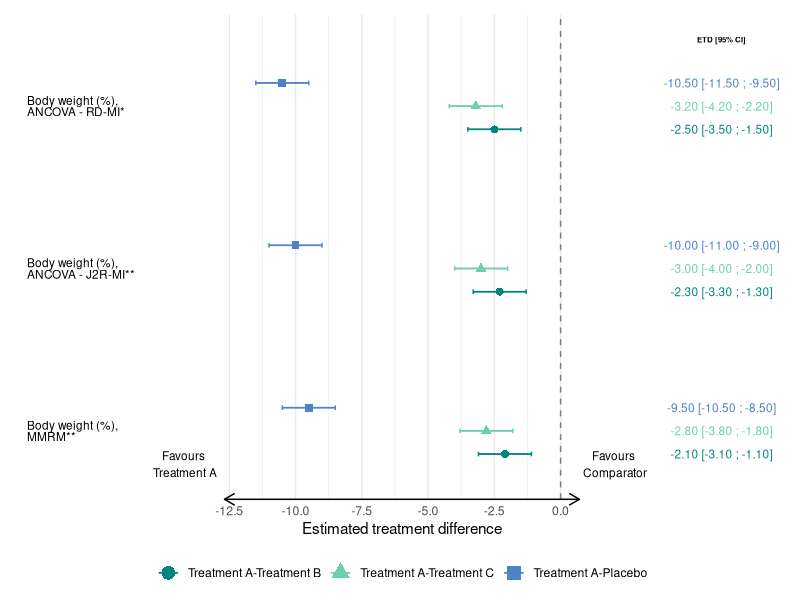

Write R code to recreate this figure.
# Load required libraries
library(ggplot2)
library(dplyr)
library(tibble)
library(patchwork)
library(stringr)

# Create sample datasets with updated treatment names
axcont <-  tibble(
  BLWEEK = rep(0, 9),
  LMWEEK = rep(68, 9),
  MGROUP = rep("Treatment A", 9),
  CGROUP = rep(c("Treatment B", "Treatment C", "Placebo"), each = 3),
  POPVAR = rep("FASFL", 9),
  ESTIMAND = rep("TREATMENT POLICY", 9),
  CHGTYPE = rep("PCHG", 9),
  TESTHYP = rep("SUPERIORITY", 9),
  PARAMCD = rep("WEIGHT", 9),
  MODEL = rep(c("ANCOVA - RD-MI*", "ANCOVA - J2R-MI**", "MMRM**"), 3),
  CONTR = c(-2.5, -2.3, -2.1, -3.2, -3.0, -2.8, -10.5, -10.0, -9.5),
  CONTRLL = c(-3.5, -3.3, -3.1, -4.2, -4.0, -3.8, -11.5, -11.0, -10.5),
  CONTRUL = c(-1.5, -1.3, -1.1, -2.2, -2.0, -1.8, -9.5, -9.0, -8.5)
)

mdparam <- tibble(
  PARAMCD = "WEIGHT",
  PARAM = "Body weight",
  AVALLB = "Body weight (%)",
  PCHGLB = "Body weight (%) change",
  STUDYID = "EXAMPLE",
  FAVCAGRI = "NEGATIVE"
)

# Update mdsymbol to match the new contrast_name levels
mdsymbol <- tibble(
  PLOTID = rep("TRTPF", 3),
  VALUE = c("Treatment A-Treatment B", 
            "Treatment A-Treatment C", 
            "Treatment A-Placebo"),
  color = c("#00857C", "#6ECEB2", "#4E84C4"),
  shape = c(16, 17, 15),
  size = c(2, 2, 2),
  linetype = c(1, 1, 1)
)

# Helper function to build parameter annotations
build_parameter_annotations <- function(mdparam) {
  param_data <- mdparam 
  
  all_negative <- all(param_data$FAVCAGRI == "NEGATIVE")
  all_positive <- all(param_data$FAVCAGRI == "POSITIVE")
  
  if (all_negative || all_positive) {
    return(NULL)
  } else {
    param_annotations <- list()
    
    for (param in param_data$AVALLB) {
      param_info <- param_data %>% filter(AVALLB == param)
      
      if (nrow(param_info) > 0) {
        if (param_info$FAVCAGRI == "NEGATIVE") {
          param_annotations[[param]] <- list(
            left = "Favours \nTreatment A",
            right = "Favours \nComparator"
          )
        } else if (param_info$FAVCAGRI == "POSITIVE") {
          param_annotations[[param]] <- list(
            left = "Favours \nComparator",
            right = "Favours \nTreatment A"
          )
        }
      }
    }
    
    return(param_annotations)
  }
}

# Main function to create forest plot
create_forest_plot <- function(
    outname, 
    in_data, 
    values = c("CONTR", "CONTRLL", "CONTRUL"), 
    infilter, 
    popfilter, 
    paramfilter, 
    in_mdparam = mdparam, 
    in_mdsymbol = mdsymbol, 
    is_ratio = FALSE, 
    include_model = FALSE,
    plot_widths = c(1, 0.5, 2.5, 0.5, 1),
    Fg.Width = NULL,
    Fg.Height = NULL,
    debug = FALSE 
) {
  # Set defaults
  if (is_ratio) {
    sp <- "/"
    x_label_end <-  "ratio"
    table_label <- "ETR [95% CI]"
    intercept <- 1
  } else {
    sp <- "-"
    x_label_end <- "difference"
    table_label <- "ETD [95% CI]"
    intercept <- 0
  }
  
  trt <- "Treatment A"
  
  # Handle metadata
  mdsymbol <- in_mdsymbol
  
  mdparam <- in_mdparam %>% 
    filter({{paramfilter}})
  
  # Filter and setup data
  processed_data <-  in_data %>%
    filter(
      BLWEEK == 0,
      LMWEEK == 68,
      MGROUP == trt,
      {{popfilter}},
      {{infilter}},
      {{paramfilter}}
    ) %>% 
    mutate(
      contrast_name = factor(paste0(MGROUP, sp, CGROUP),
                             levels = c(paste0(trt, sp, "Treatment B"),
                                        paste0(trt, sp, "Treatment C"),
                                        paste0(trt, sp, "Placebo")))
    ) %>%
    left_join(mdparam, by = "PARAMCD") %>%
    mutate(
      AVALLB = case_when(
        CHGTYPE == "PCHG" ~ gsub("\\(\\w+\\)","\\(\\%\\)", AVALLB),
        TRUE ~ AVALLB),
      alabel = case_when(
        include_model ~ paste0(AVALLB,", \n", MODEL),
        TRUE ~ AVALLB)
    ) %>% 
    select(alabel, contrast_name, all_of(values))
  
  # Order by placebo contrast
  param_order <-  processed_data %>%
    filter(grepl("placebo", contrast_name, ignore.case = TRUE)) %>%
    arrange(desc(!!sym(values[1]))) %>%
    pull(alabel)
  
  # Convert alabel to an ordered factor in processed_data
  processed_data <-  processed_data %>%
    mutate(alabel = factor(alabel, levels = param_order, ordered = TRUE))
  
  # Calculate y positions for parameters and groups
  data <-  processed_data %>%
    group_by(alabel) %>%
    mutate(param_y = as.numeric(alabel) * 4 - 2) %>%
    ungroup() %>%
    group_by(alabel, contrast_name) %>%
    mutate(group_y = cur_group_id() + param_y - 2)
  
  # Create a separate dataframe for parameter labels
  param_labels <-  data %>%
    group_by(alabel) %>%
    summarise(param_y = mean(group_y))
  
  # Determine x-axis limits
  x_min <-  pmin(min(data[[values[2]]]) * 1.05, min(data[[values[2]]]) * 0.95)
  x_max <- pmax(max(data[[values[3]]]) * 1.1, 0.1)
  
  # Determine y-axis limits with a small buffer
  y_min <- min(data$group_y) - 1
  y_max <- max(data$group_y) + 2 # Added 1 extra buffer for table label
  
  # Define debug theme
  debug_theme <- if(debug) {
    theme(plot.background = element_rect(colour = "red", fill = NA, size = 1))
  } else {
    theme()
  }
  
  # Create the forest plot
  p_forest <- ggplot(data, aes(y = group_y, color = contrast_name, shape = contrast_name)) +
    geom_vline(xintercept = intercept, linetype = "dashed", color = "gray50") +
    geom_pointrange(aes(x = !!sym(values[1]), xmin = !!sym(values[2]), xmax = !!sym(values[3])),
                    size = 1, fatten = 2) +
    geom_errorbar(aes(xmin = !!sym(values[2]), xmax = !!sym(values[3])), width = 0.2) +
    coord_cartesian(xlim = c(x_min, x_max), ylim = c(y_min, y_max)) +
    theme_minimal() +
    theme(axis.text.y = element_blank(),
          axis.line.x = element_line(arrow = grid::arrow(length = unit(0.3, "cm"),
                                                         ends = "both")),
          axis.title.y = element_blank(),
          panel.grid.major.y = element_blank(),
          panel.grid.minor.y = element_blank(),
          legend.position = "bottom",
          legend.title = element_blank(),
          plot.margin = margin(t = 0, r = 0, b = 0, l = 0, unit = "pt")) +
    labs(x = paste("Estimated treatment", x_label_end)) +
    scale_color_manual(values = setNames(mdsymbol$color, mdsymbol$VALUE)) +
    scale_shape_manual(values = setNames(mdsymbol$shape, mdsymbol$VALUE)) +
    debug_theme
  
  # Build parameter annotations
  parameter_annotations <- build_parameter_annotations(mdparam)
  
  # Determine if we should use bottom annotations or parameter-specific annotations
  use_bottom_annotations <- is.null(parameter_annotations)
  
  # Create the "Favours" annotation plots
  p_favours_left <- ggplot() +
    scale_x_continuous(limits = c(0, 1)) +
    scale_y_continuous(limits = c(y_min, y_max)) +
    theme_void() +
    theme(plot.margin = margin(t = 0, r = 0, b = 0, l = 0, unit = "pt")) +
    debug_theme
  
  p_favours_right <- ggplot() +
    scale_x_continuous(limits = c(0, 1)) +
    scale_y_continuous(limits = c(y_min, y_max)) +
    theme_void() +
    theme(plot.margin = margin(t = 0, r = 0, b = 0, l = 0, unit = "pt")) +
    debug_theme
  
  if (use_bottom_annotations) {
    # Add global annotations
    p_favours_left <- p_favours_left +
      annotate("text", x = 0.5, y = y_min, label = "Favours \nTreatment A", 
               hjust = 0.5, vjust = 0, size = 3)
    
    p_favours_right <- p_favours_right +
      annotate("text", x = 0.5, y = y_min, label = "Favours \nComparator", 
               hjust = 0.5, vjust = 0, size = 3)
  } else {
    # Add parameter-specific annotations
    for (param in names(parameter_annotations)) {
      anno <- parameter_annotations[[param]]
      y_pos <- param_labels$param_y[param_labels$alabel == param]
      
      if (!is.null(anno$left)) {
        p_favours_left <- p_favours_left +
          annotate("text", x = 0.5, y = y_pos, label = anno$left, 
                   hjust = 0.5, vjust = 0.5, size = 3)
      }
      if (!is.null(anno$right)) {
        p_favours_right <- p_favours_right +
          annotate("text", x = 0.5, y = y_pos, label = anno$right, 
                   hjust = 0.5, vjust = 0.5, size = 3)
      }
    }
  }
  
  # Dynamically set the fontsize based on the number of parameters
  fontsize <- if (nrow(param_labels) >= 7) 2 else 3
  
  # Create the table plot
  p_table <- ggplot(data, aes(y = group_y, color = contrast_name)) +
    geom_text(aes(x = 0.5, label = sprintf("%.2f [%.2f ; %.2f]", !!sym(values[1]), !!sym(values[2]), !!sym(values[3]))),
              hjust = 0.5, size = fontsize) +
    scale_x_continuous(limits = c(0, 1)) +
    scale_y_continuous(limits = c(y_min, y_max)) +
    theme_void() +
    theme(plot.margin = margin(t = 5, r = 0, b = 0, l = 0, unit = "pt"),
          legend.position = "none") +
    annotate("text", x = 0.5, y = y_max, label = table_label, 
             hjust = 0.5, vjust = 1, size = 2, fontface = "bold") +
    scale_color_manual(values = setNames(mdsymbol$color, mdsymbol$VALUE)) +
    debug_theme
  
  # Function to wrap text
  wrap_text <- function(text, width = 20) {
    wrapped <- str_wrap(text, width = width)
  }
  
  # Create the parameter labels plot with wrapped text
  param_labels$wrapped_label <- sapply(param_labels$alabel, wrap_text)
  
  p_labels <- ggplot(param_labels, aes(y = param_y, x = 0.1)) +
    geom_text(aes(label = wrapped_label), hjust = 0, lineheight = 0.8, size = fontsize) +
    scale_x_continuous(limits = c(0, 1)) +
    scale_y_continuous(limits = c(y_min, y_max)) +
    theme_void() +
    theme(plot.margin = margin(t = 0, r = 0, b = 0, l = 0, unit = "pt")) +
    debug_theme
  
  # Combine plots using patchwork
  p_combined <- p_labels + p_favours_left + p_forest + p_favours_right + p_table +
    plot_layout(widths = plot_widths)
  
  # Print the combined plot
  print(p_combined)
  
  # Uncomment these lines if you want to save the plot and data
  # ggsave(paste0(outname, ".png"), p_combined, width = Fg.Width, height = Fg.Height)
  # saveRDS(p_combined[[1]]$data, paste0(outname, ".rds"))
  # writexl::write_xlsx(p_combined[[1]]$data, paste0(outname, ".xlsx"))
}

# Call the function to create the forest plot
create_forest_plot(
  outname = "fforestbwit_example",
  in_data = axcont,
  popfilter = POPVAR == "FASFL",
  infilter = ESTIMAND == "TREATMENT POLICY" &
    CHGTYPE == "PCHG" &
    TESTHYP == "SUPERIORITY",
  paramfilter = PARAMCD == "WEIGHT",
  in_mdparam = mdparam,
  in_mdsymbol = mdsymbol,
  include_model = TRUE
)